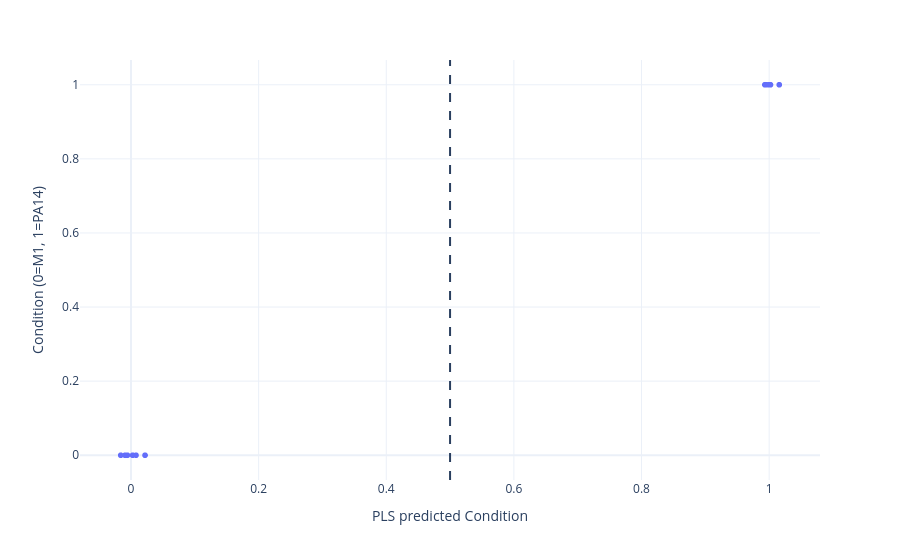

Notebook cell for this chart:
### Markdown cell above
### PLS-DA model prediction

PLS regression produces continuous predictions. A common simple rule is to threshold at 0.5. Predictions below go to class 0 (M1), above to class 1 (PA14).

### Code cell
predictFrame = pds.DataFrame(np.c_[plsModel.predict(logXDataMatrix), YConditionDummy],
                             columns=['Predicted', 'Condition'])

fig = px.scatter(predictFrame, x='Predicted', y='Condition', render_mode='webgl',
    labels={'Predicted': 'PLS predicted Condition', 'Condition': 'Condition (0=M1, 1=PA14)'},
    template='plotly_white')
fig.add_vline(x=0.5, line_dash='dash')
fig.show()

### Figure 1 — Plotly figure (JSON) as saved in the notebook; plotly's stock layout.template omitted (floating-point values rounded to 4 significant figures)
{"data": [{"hovertemplate": "PLS predicted Condition=%{x}<br>Condition (0=M1, 1=PA14)=%{y}<extra></extra>", "legendgroup": "", "marker": {"color": "#636efa", "symbol": "circle"}, "mode": "markers", "name": "", "showlegend": false, "type": "scattergl", "x": [-0.00571, 0.002519, 0.007826, -0.01607, 0.02199, -0.009262, 0.9933, 0.9947, 0.999, 1.016, 0.9937, 1.002], "xaxis": "x", "y": [0.0, 0.0, 0.0, 0.0, 0.0, 0.0, 1.0, 1.0, 1.0, 1.0, 1.0, 1.0], "yaxis": "y"}], "layout": {"legend": {"tracegroupgap": 0}, "margin": {"t": 60}, "shapes": [{"line": {"dash": "dash"}, "type": "line", "x0": 0.5, "x1": 0.5, "xref": "x", "y0": 0, "y1": 1, "yref": "y domain"}], "xaxis": {"anchor": "y", "domain": [0, 1], "title": {"text": "PLS predicted Condition"}}, "yaxis": {"anchor": "x", "domain": [0, 1], "title": {"text": "Condition (0=M1, 1=PA14)"}}}}
